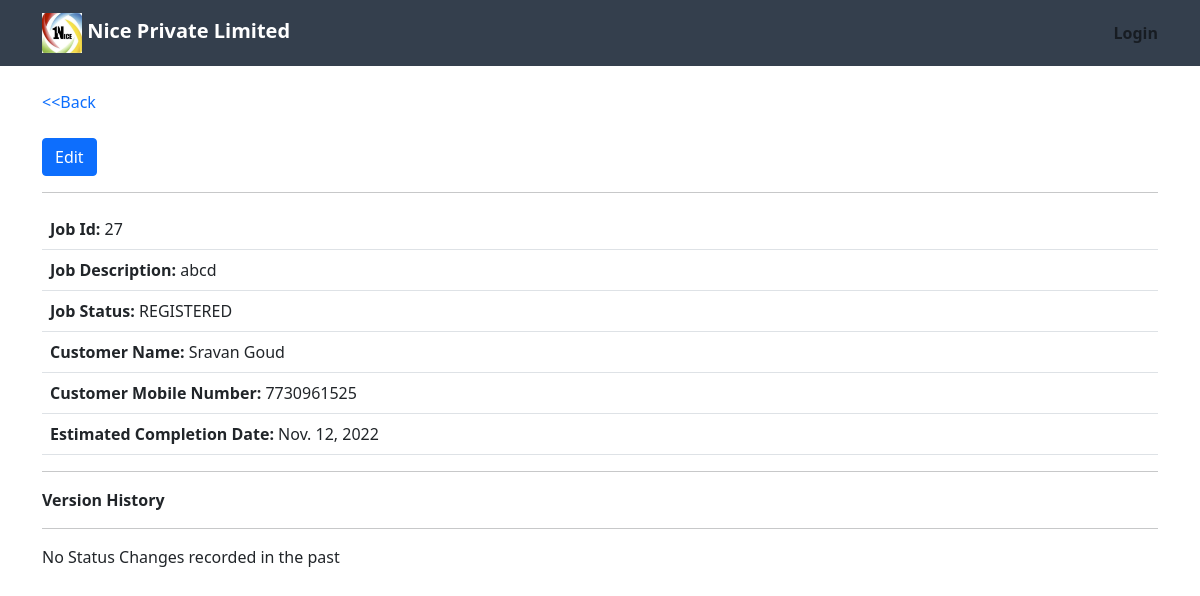
/view_job/27, run on an earlier commit of the app's database.
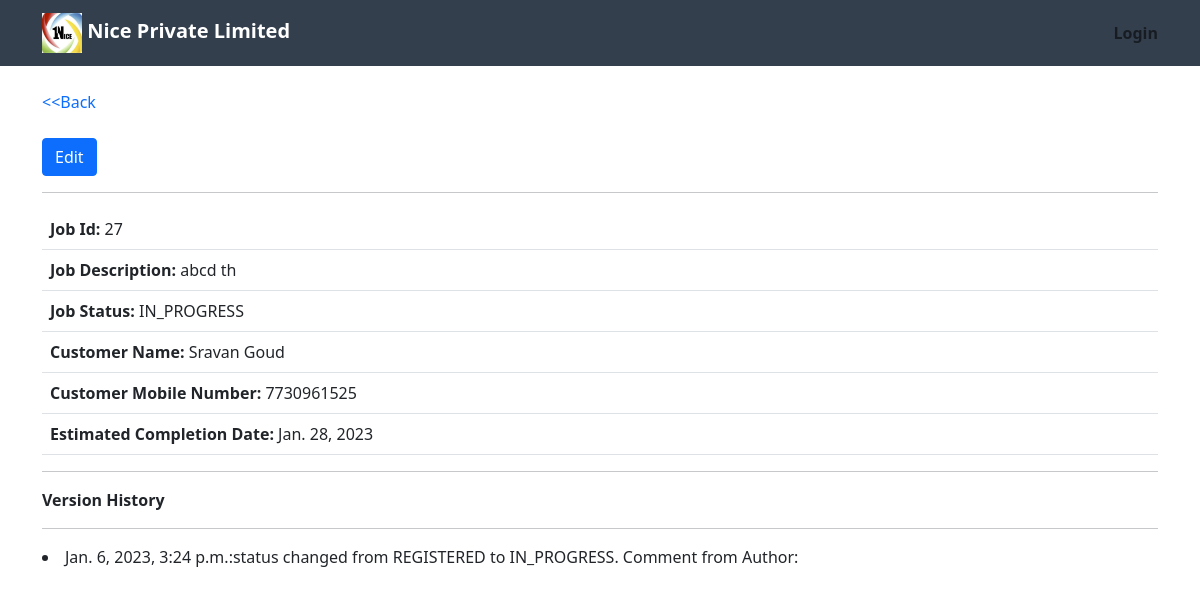
And on a later commit of the database.
### home/models.py (models this page shows, shortened)
class Job(models.Model):
    REGISTERED = "REGISTERED"
    IN_PROGRESS="IN_PROGRESS"
    CLOSED = "CLOSED"
    DELIVERED="DELIVERED"
    choices=[
        (REGISTERED, 'Registered'),
        (IN_PROGRESS, 'In Progress'),
        (CLOSED, 'Closed'),
        (DELIVERED, 'Delivered')
    ]
    warranty_choices=[('In Warranty','In Warranty') , ('Out Warranty','Out warranty'), ('Return Warranty','Return warranty'), ('No Warranty','No warranty'),]
    part_replacement_warranty_choices=[('In Warranty','In Warranty') , ('Out Warranty','Out warranty'),]
    device_condition_choices=[('Physical Damage','Physical Damage'),('Water Damage','Water Damage'),('Good Condition','Good Condition'),]
    device_choices=[('Mobile','Mobile'),('Tablet','Tablet')]
    jobTitle = models.CharField(max_length=256)
    jobDescription=models.CharField(max_length=500)
    CreatedTime=models.DateTimeField(auto_now_add=True)
    UpdatedTime=models.DateTimeField(auto_now=True)
    jobStatus=models.CharField(max_length=20,choices=choices, default=REGISTERED)
    customerName=models.CharField(max_length=256,null=True)
    customerAddress=models.CharField(max_length=500,null=True)
    customerMobileNumber=models.CharField(max_length=10,null=True)
    EstimatedCompletionDate=models.DateField(default=None,null=True,validators=[only_futuredate])
    author = models.ForeignKey(User, on_delete=models.CASCADE)
    device_type = models.CharField(max_length=20,choices=device_choices, default='Mobile')
    brand = models.CharField(max_length=100,blank=True,null=True)
    model_name= models.CharField(max_length=100,blank=True,null=True)
    imei_num1=models.CharField(max_length=15,blank=True,null=True)
    imei_num2=models.CharField(max_length=15,blank=True,null=True)
    part_code=models.CharField(max_length=25,blank=True,null=True)
    part_replacement_warranty=models.CharField(max_length=20,choices=part_replacement_warranty_choices, default='Out Warranty')
    purchased_from=models.CharField(max_length=100,blank=True,null=True)
    warranty_status=models.CharField(max_length=20,choices=warranty_choices, default='No Warranty')
    condition_of_set=models.CharField(max_length=20,choices=device_condition_choices, default='Good Condition')
    accessories_sbumitted=models.CharField(max_length=500,blank=True,null=True)
    EstimatedCost=models.FloatField(null=True, blank=True)
    barcode=models.ImageField(upload_to="media",blank=True,null=True)

class History(models.Model):
    job=models.ForeignKey(Job, on_delete=models.CASCADE)
    updated_time=models.DateTimeField(auto_now=True)
    comment=models.CharField(max_length=400,null=True,blank=True)
    author = models.ForeignKey(User, on_delete=models.CASCADE)

### home/views.py (the view)
# urls.py: path('view_job/<int:pk>',views.viewjob,name="view_job"),
def viewjob(request,pk):
    job_sel=models.Job.objects.get(id=pk)
    if job_sel is not None:
        h=list(models.History.objects.filter(job=job_sel).order_by('-updated_time'))
        if h:
            context={
                "job":job_sel,
                "history":h
                }
        else:
            context={
                "job":job_sel,
                "history":None
                }
    return render(request, 'view_job.html',context)
    '''def get_object(self, queryset=None):
        return models.Job.objects.get(id=self.kwargs.get("pk"))'''

### templates/view_job.html (shortened to what this page needs)
{% extends 'base.html' %}
{% block body %}
<a href="{%url 'showjobs'%}" style="text-decoration: none">&lt;&lt;Back</a>
<br>
<br>
<tr><a class="btn btn-primary" href="{%url 'update_job' job.id%}">Edit</a></tr>
<hr>
    <table class="table">
    <tr><td><b>Job Id: </b>{{job.id}}</td></tr>
    <tr><td><b>Job Description: </b>{{job.jobDescription}}</td></tr>
    <tr><td><b>Job Status: </b>{{job.jobStatus}}</td></tr>
    <tr><td><b>Customer Name: </b>{{job.customerName}}</td></tr>
    <tr><td><b>Customer Mobile Number: </b>{{job.customerMobileNumber}}</td></tr>
    <tr><td><b>Estimated Completion Date: </b>{{job.EstimatedCompletionDate}}</td></tr>
    </table>
 <hr>
 <b>Version History</b>
 <hr>
    {% if history != None %}
    {% for i in history %}
    <li>{{i.updated_time}}:{{i.comment}}</li>
    {% endfor %}
    {%else%}
    <p>No Status Changes recorded in the past</p>
    {% endif %}
{% endblock body %}

### templates/base.html (shortened to what this page needs)
<!doctype html>
<html lang="en">
  <head>
    <link href="https://cdn.jsdelivr.net/npm/bootstrap@5.0.2/dist/css/bootstrap.min.css" rel="stylesheet">
  </head>
  <body>
    <nav class="navbar navbar-light" style="background-color:#343f4d">
      <div class="container">
        <a class="navbar-brand" href="{% url 'index'%}" style="color:White">
          {%load static %}
          <img src="{% static 'nice logo.jpg' %}" width="40" height="40">
          <b>Nice Private Limited</b>
        </a>
        <div>
          <ul class="navbar-nav mr-auto">
            <li class="nav-item active" style="color: #fff; font-weight: bold">
                {% if user.is_authenticated %}
                {{user.username}}<a class="nav-link" href="{%url 'logout' %}">Logout</a>
                {% else %}
                  <a class="nav-link" href="{%url 'login' %}">Login</a>
                {% endif %}
            </li>
          </ul>
      </div>
    </nav>
   <div class="container my-4">
    {%block body%}
    {% endblock body%}
   </div>
  </body>
</html>

What changed in the data, as far as the page shows it:
changed Job "Sravan Goud": jobDescription "abcd" → "abcd th"; jobStatus "REGISTERED" → "IN_PROGRESS"; EstimatedCompletionDate "Nov. 12, 2022" → "Jan. 28, 2023"
added History: updated_time "Jan. 6, 2023, 3:24 p.m.", comment "status changed from REGISTERED to IN_PROGRESS. Comment from Author:"
Also different on the page:
text no longer shown: "No Status Changes recorded in the past"
